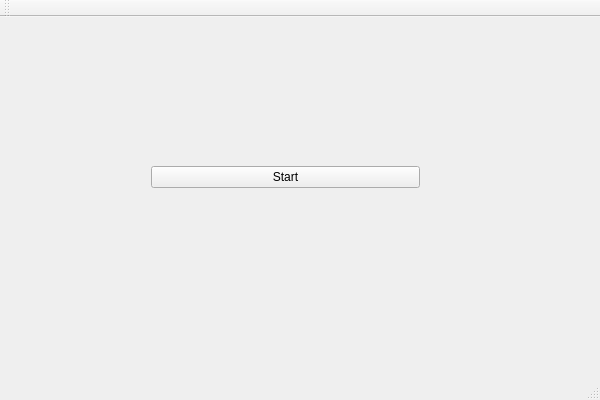
<?xml version="1.0" encoding="UTF-8"?>
<ui version="4.0">
 <class>MainWindowClass</class>
 <widget class="QMainWindow" name="MainWindowClass">
  <property name="geometry">
   <rect>
    <x>0</x>
    <y>0</y>
    <width>600</width>
    <height>400</height>
   </rect>
  </property>
  <property name="windowTitle">
   <string>MainWindow</string>
  </property>
  <widget class="QWidget" name="centralWidget">
   <widget class="QWidget" name="verticalLayoutWidget">
    <property name="geometry">
     <rect>
      <x>140</x>
      <y>60</y>
      <width>291</width>
      <height>201</height>
     </rect>
    </property>
    <layout class="QVBoxLayout" name="verticalLayout">
     <item>
      <widget class="QPushButton" name="pushButton">
       <property name="text">
        <string>Start</string>
       </property>
      </widget>
     </item>
    </layout>
   </widget>
  </widget>
  <widget class="QMenuBar" name="menuBar">
   <property name="geometry">
    <rect>
     <x>0</x>
     <y>0</y>
     <width>600</width>
     <height>21</height>
    </rect>
   </property>
  </widget>
  <widget class="QToolBar" name="mainToolBar">
   <attribute name="toolBarArea">
    <enum>TopToolBarArea</enum>
   </attribute>
   <attribute name="toolBarBreak">
    <bool>false</bool>
   </attribute>
  </widget>
  <widget class="QStatusBar" name="statusBar"/>
 </widget>
 <layoutdefault spacing="6" margin="11"/>
 <resources/>
 <connections/>
</ui>
